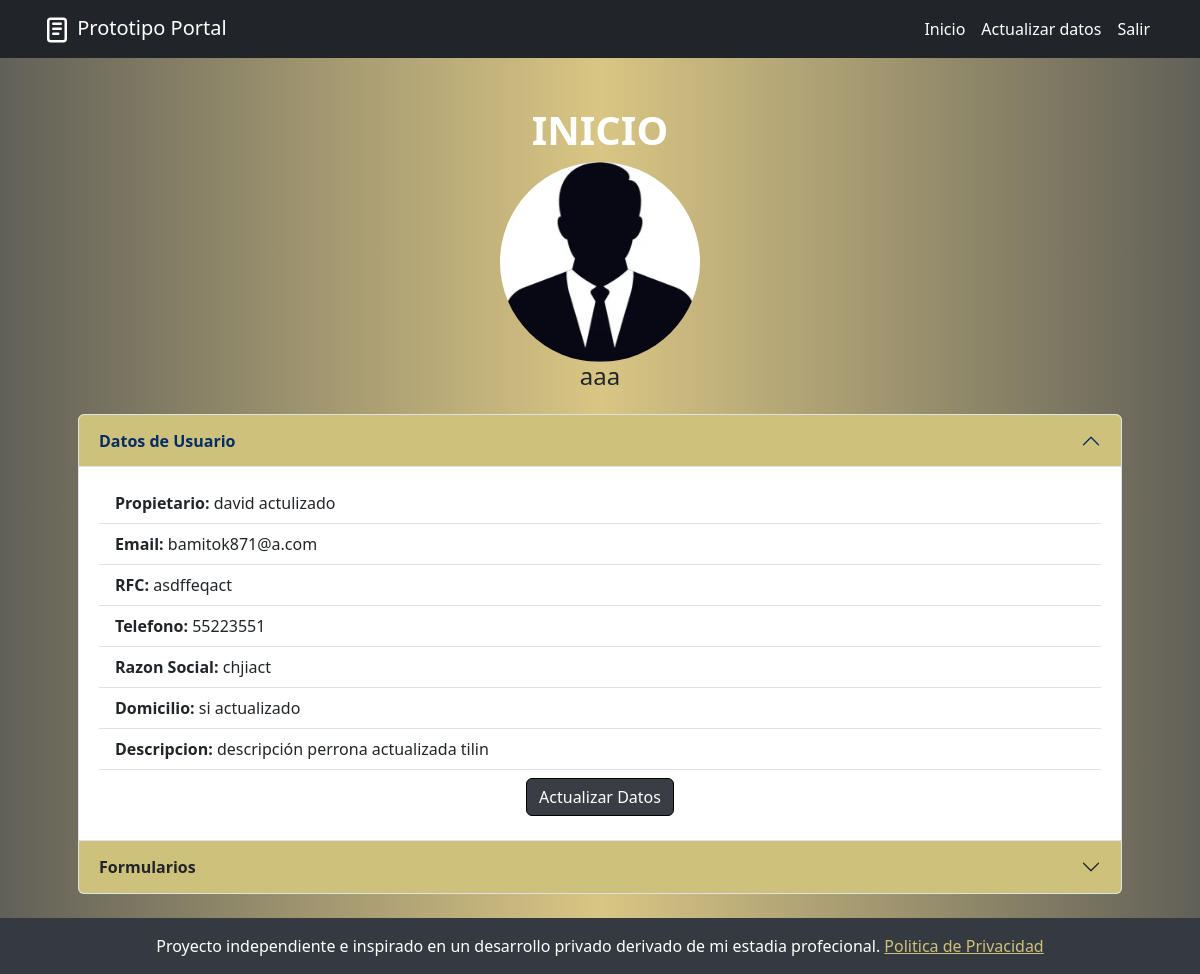
Screenshot of / (signed in) with the database file from the repository.
### Portal/models.py (models this page shows, shortened)
class datosUsuarioM(models.Model):
    propietario = models.CharField(max_length=255)
    email = models.EmailField(max_length=255)
    rfc = models.CharField(max_length=13)
    telefono = models.CharField(max_length=30)
    razonSocial = models.CharField(max_length=255)
    descripcion = models.TextField(max_length=500, blank=True, null=True)
    domicilio = models.CharField(max_length=255)
    user = models.ForeignKey (User, on_delete=models.CASCADE)

### Portal/views.py (the view)
# urls.py: 2. Add a URL to urlpatterns:  path('', views.home, name='home')
@login_required(login_url='iniciarSesion')
def home(request):
    datos = datosUsuarioM.objects.filter(user=request.user).first()
    formDPex = declaratoriaPropiedadModel.objects.filter(user=request.user).exists()
    formCAex = declaCumpliAmbModel.objects.filter(user=request.user).exists()
    formCNex = cartaNotificacionModel.objects.filter(user=request.user).exists()
    formRVTex = reporteVisitaTecnicaModel.objects.filter(user=request.user).exists()
    formInventOf = inventarioOficina.objects.filter(user=request.user).exists()
    return render(request, 'home.html', {
        'datosUsuario': datos,
        'formDPexiste':formDPex,
        'formCAexiste':formCAex,
        'formCNexiste':formCNex,
        'formRVTexiste':formRVTex,
        'formInventarioExiste':formInventOf
    })

### Portal/templates/home.html (shortened to what this page needs)
{% extends 'base.html' %} {% block content %} {% load static %}
<div class="container mt-4">
  <h1 class="text-center titulo">INICIO</h1>
  <div class="text-center">
            <img src="static/images/profile.webp" alt="" class="rounded-circle" style="width: 200px; height: 200px;">
            <h4>{{datosUsuario.user}}</h4>
  </div>
  <div class="accordion m-4 " id="accordionExample">
    <div class="accordion-item">
      <h2 class="accordion-header">
        <button
          class="accordion-button card-header"
          type="button"
          data-bs-toggle="collapse"
          data-bs-target="#collapseOne"
          aria-expanded="true"
          aria-controls="collapseOne"
          style="background-color: #cec17b;"
        >
          <strong>Datos de Usuario</strong>
        </button>
      </h2>
      <div
        id="collapseOne"
        class="accordion-collapse collapse show"
        data-bs-parent="#accordionExample"
      >
        <div class="accordion-body">
            <ul class="list-group list-group-flush">
              <li class="list-group-item">
                <strong>Propietario: </strong>{{datosUsuario.propietario}}
              </li>
              <li class="list-group-item">
                <strong>Email: </strong>{{datosUsuario.email}}
              </li>
              <li class="list-group-item">
                <strong>RFC: </strong>{{datosUsuario.rfc}}
              </li>
              <li class="list-group-item">
                <strong>Telefono: </strong>{{datosUsuario.telefono}}
              </li>
              <li class="list-group-item">
                <strong>Razon Social: </strong>{{datosUsuario.razonSocial}}
              </li>
              <li class="list-group-item">
                <strong>Domicilio: </strong>{{datosUsuario.domicilio}}
              </li>
              <li class="list-group-item">
                <strong>Descripcion: </strong>{{datosUsuario.descripcion}}
              </li>
              <li class="list-group-item text-center">
                <a href="{% url 'actualizar' %}">
                  <button class="btn btn-primary botongral">
                    Actualizar Datos
                  </button>
                </a>
              </li>
            </ul>
        </div>
      </div>
    </div>
    <div class="accordion-item">
      <h2 class="accordion-header">
        <button
          class="accordion-button collapsed"
          type="button"
          data-bs-toggle="collapse"
          data-bs-target="#collapseTwo"
          aria-expanded="false"
          aria-controls="collapseTwo"
          style="background-color: #cec17b;"
        >
            <strong>Formularios</strong>
        </button>
      </h2>
    </div>
  </div>
</div>
{% endblock %}

### Portal/static/css/styles.css (style rules this page uses)
body { background: #616058; background: linear-gradient(90deg, rgba(97, 96, 88, 1) 0%, rgba(217, 198, 132, 1) 50%, rgba(97, 96, 88, 1) 100%); }
.titulo { color: white; font-size: 2.5rem; font-weight: bold; }
.botongral { background-color: #3a3d44; border-color: #000000; }

### rows the page displays
datosUsuarioM: user "aaa", propietario "david actulizado", email "bamitok871@a.com", rfc "asdffeqact", telefono "55223551", razonSocial "chjiact", domicilio "si actualizado", descripcion "descripción perrona actualizada tilin"
